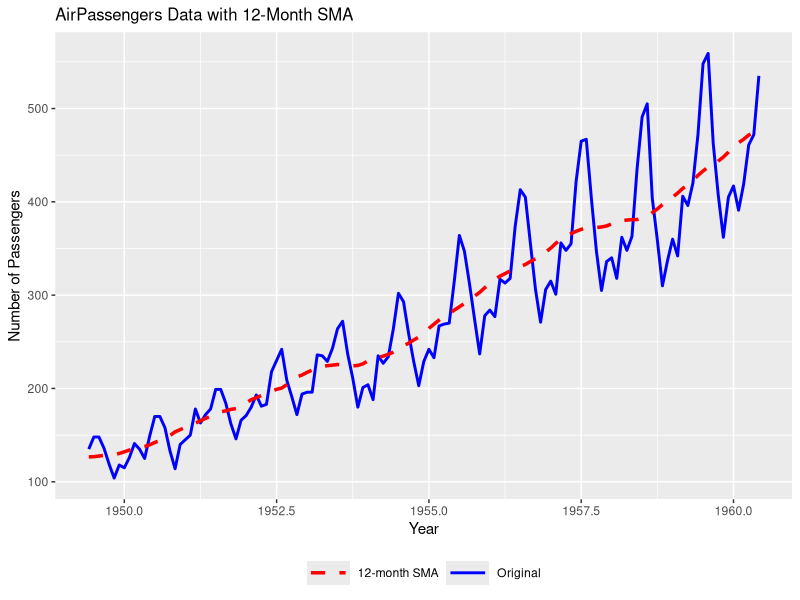
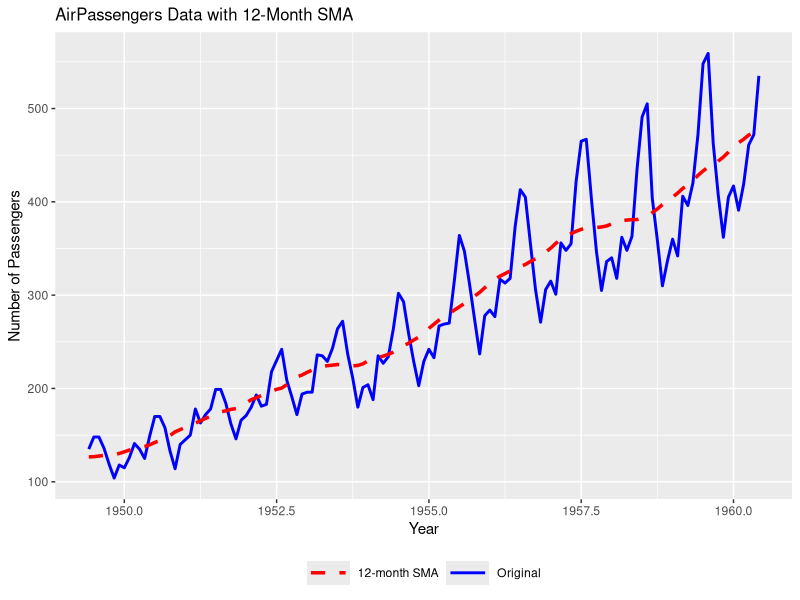

Source code (R) for these figures, in order:
# Optional: set working directory to current script location (RStudio)
if (requireNamespace("rstudioapi", quietly = TRUE) && rstudioapi::isAvailable()) {
  setwd(dirname(rstudioapi::getActiveDocumentContext()$path))
}
# =====================================================
## 1. Load Libraries, Data, and Calculate SMA
# =====================================================
library(ggplot2)

# Load the AirPassengers dataset
data("AirPassengers")

# Convert AirPassengers time series to a numeric vector
airpassengers_data <- as.numeric(AirPassengers)

# Define the window size for the SMA (12 months)
window_size <- 12

# Calculate the SMA using the 'filter' function from the 'stats' package
sma <- stats::filter(airpassengers_data, rep(1/window_size, window_size), sides = 2)

# Create a data frame for ggplot2
df <- data.frame(
  Year = time(AirPassengers)[!is.na(sma)],
  Original = airpassengers_data[!is.na(sma)],
  SMA = sma[!is.na(sma)]
)

# =====================================================
## 2. Plot the Data with ggplot2
# =====================================================
ggplot(df, aes(x = Year)) +
  geom_line(aes(y = Original, linetype = "Original"), color = "blue", size = 1) +
  geom_line(aes(y = SMA, linetype = "12-month SMA"), color = "red", size = 1.2) +
  scale_linetype_manual(values = c("Original" = "solid",
                                   "12-month SMA" = "dashed"),
                        name = NULL) +
  labs(title = "AirPassengers Data with 12-Month SMA",
       y = "Number of Passengers", x = "Year") +
  guides(colour = guide_legend(nrow = 1),
         linetype = guide_legend(nrow = 1)) +
  theme(legend.position = "bottom",
        legend.direction = "horizontal",
        legend.key.width = grid::unit(1.1, "cm"),
        legend.title = element_blank(),
        plot.title = element_text(size = 12))

ggsave("sma_airpassenger.png", dpi = 300, width = 6, height = 4)
